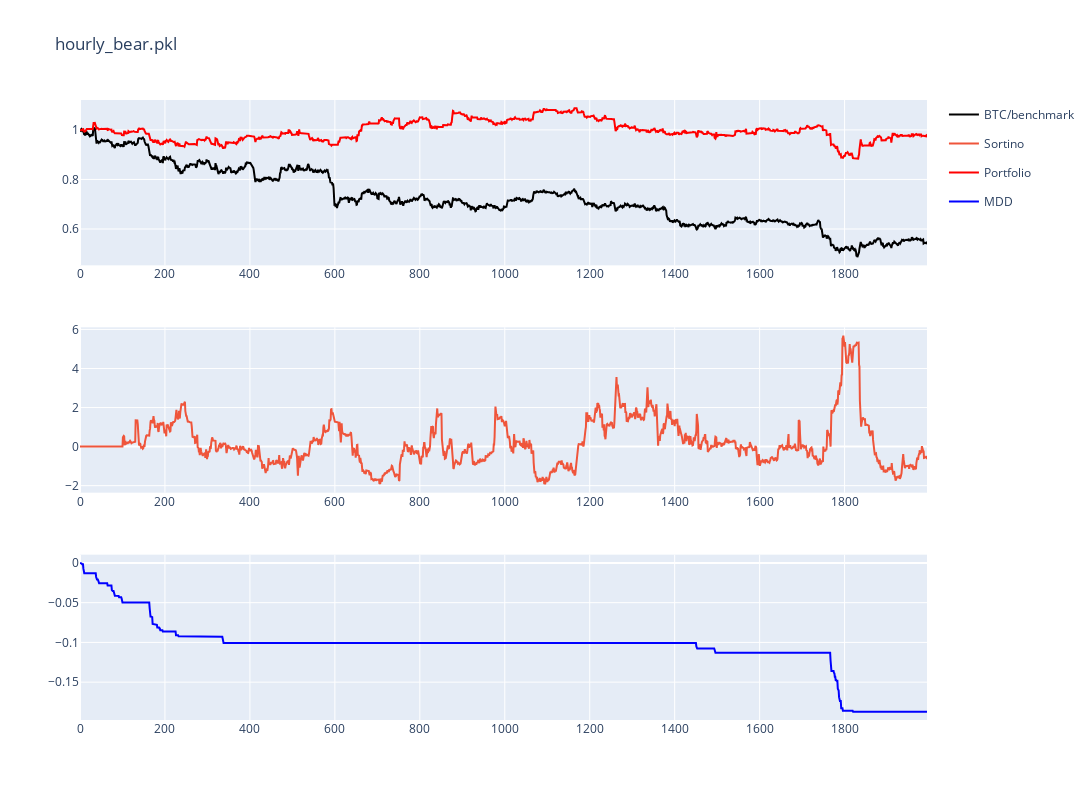

Here is the notebook cell this chart was saved with:
### Code cell
f = plot_test(1)
print(get_delta(f), get_data_note(f))
f

### Figure 1 — Plotly figure (JSON) as saved in the notebook; plotly's stock layout.template omitted (floating-point values rounded to 4 significant figures; data arrays with more than 128 entries replaced by an {"elided": "..."} marker saying what was removed)
{"data": [{"legendgroup": "1", "marker": {"color": "black", "size": 42}, "name": "BTC/benchmark", "type": "scatter", "x": {"elided": "1995 int values"}, "xaxis": "x", "y": {"elided": "1995 float values"}, "yaxis": "y"}, {"name": "Sortino", "type": "scatter", "x": {"elided": "1995 int values"}, "xaxis": "x2", "y": {"elided": "1995 float values"}, "yaxis": "y2"}, {"marker": {"color": "red", "size": 42}, "name": "Portfolio", "type": "scatter", "x": {"elided": "1995 int values"}, "xaxis": "x", "y": {"elided": "1995 float values"}, "yaxis": "y"}, {"marker": {"color": "blue", "size": 42}, "name": "MDD", "type": "scatter", "x": {"elided": "1995 int values"}, "xaxis": "x3", "y": {"elided": "1995 float values"}, "yaxis": "y3"}], "layout": {"autosize": false, "height": 800, "title": {"text": "hourly_bear.pkl"}, "width": 1300, "xaxis": {"anchor": "y", "domain": [0, 1]}, "xaxis2": {"anchor": "y2", "domain": [0, 1]}, "xaxis3": {"anchor": "y3", "domain": [0, 1]}, "yaxis": {"anchor": "x", "domain": [0.7333, 1]}, "yaxis2": {"anchor": "x2", "domain": [0.3667, 0.6333]}, "yaxis3": {"anchor": "x3", "domain": [0, 0.2667]}}}
